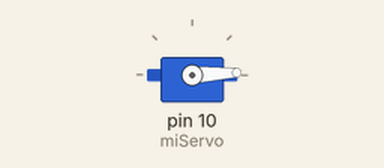
The sketch below on a simulated Arduino Uno, built with avr-gcc and run on an emulated ATmega328P. On the bench: servo.

Above: at 0.05 s.
At 1.35 s:
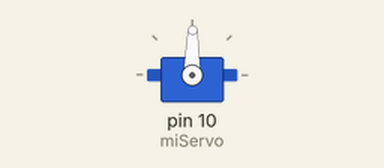
At 2.65 s:
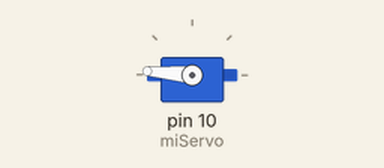
At 5.25 s:
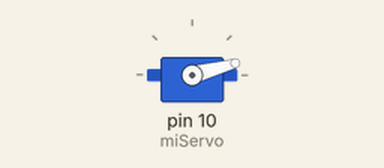
Timing chart, 0 to 7.1 s (numbered marks = the images above):
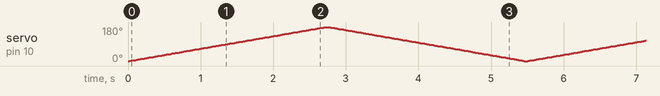

The sketch:

Arduino-Servomotor.ino
```cpp
#include <Servo.h>

Servo miServo;

void setup() {
  miServo.attach(10);  // Pin donde está conectado el servo
}

void loop() {
  // Mover de 0 a 180 grados
  for (int angulo = 0; angulo <= 180; angulo += 1) {
    miServo.write(angulo);
    delay(15);  // Pequeña pausa para que el servo alcance la posición
  }
  delay(15);
  // Mover de 180 a 0 grados
  for (int angulo = 180; angulo >= 0; angulo -= 1) {
    miServo.write(angulo);
    delay(15);
  }
  delay(15);
}
```
